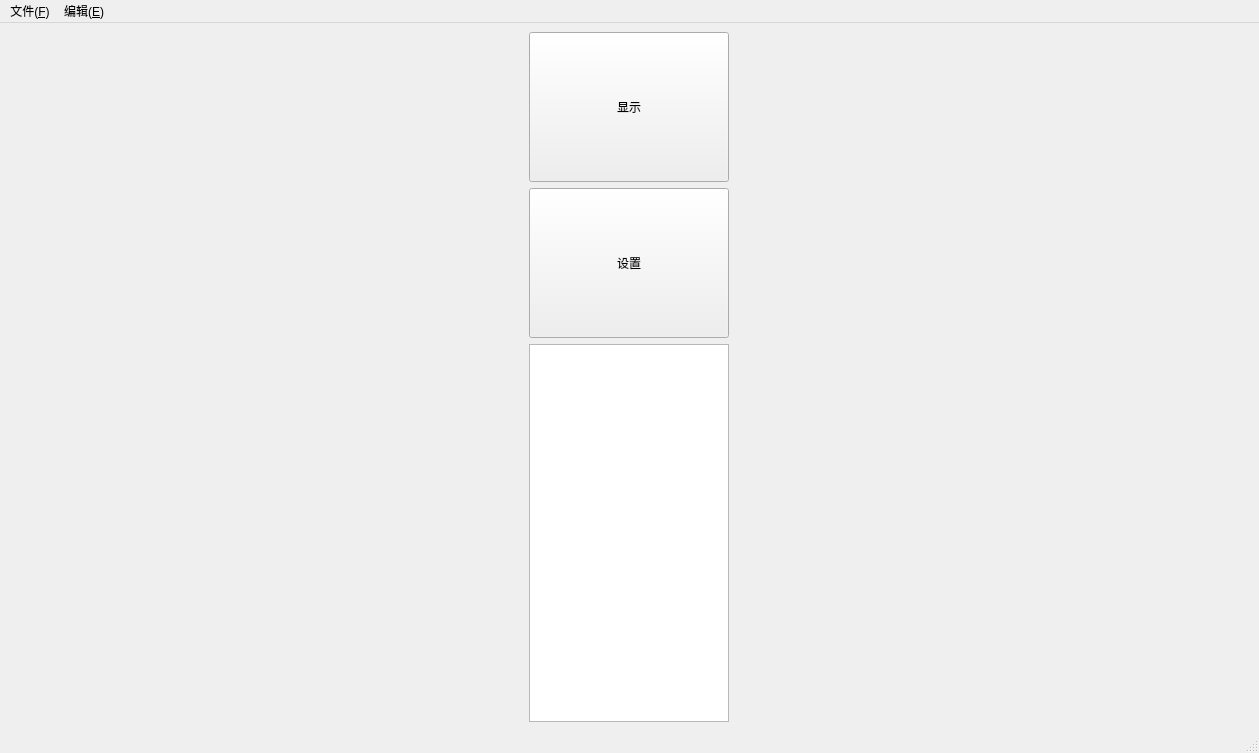
<?xml version="1.0" encoding="UTF-8"?>
<ui version="4.0">
 <class>MainWindow</class>
 <widget class="QMainWindow" name="MainWindow">
  <property name="geometry">
   <rect>
    <x>0</x>
    <y>0</y>
    <width>1259</width>
    <height>753</height>
   </rect>
  </property>
  <property name="windowTitle">
   <string>CUBERAYS环境监测 v1.0</string>
  </property>
  <widget class="QWidget" name="centralwidget">
   <property name="minimumSize">
    <size>
     <width>1173</width>
     <height>691</height>
    </size>
   </property>
   <layout class="QHBoxLayout" name="horizontalLayout">
    <item>
     <layout class="QVBoxLayout" name="verticalLayout">
      <item>
       <widget class="QPushButton" name="ShowDataButton">
        <property name="enabled">
         <bool>true</bool>
        </property>
        <property name="minimumSize">
         <size>
          <width>150</width>
          <height>150</height>
         </size>
        </property>
        <property name="maximumSize">
         <size>
          <width>200</width>
          <height>150</height>
         </size>
        </property>
        <property name="text">
         <string>显示</string>
        </property>
       </widget>
      </item>
      <item>
       <widget class="QPushButton" name="SettingButton">
        <property name="minimumSize">
         <size>
          <width>200</width>
          <height>150</height>
         </size>
        </property>
        <property name="maximumSize">
         <size>
          <width>200</width>
          <height>150</height>
         </size>
        </property>
        <property name="text">
         <string>设置</string>
        </property>
       </widget>
      </item>
      <item>
       <widget class="QTextBrowser" name="textBrowser">
        <property name="maximumSize">
         <size>
          <width>200</width>
          <height>16777215</height>
         </size>
        </property>
       </widget>
      </item>
     </layout>
    </item>
    <item>
     <layout class="QGridLayout" name="MaingridLayout"/>
    </item>
   </layout>
  </widget>
  <widget class="QMenuBar" name="menubar">
   <property name="geometry">
    <rect>
     <x>0</x>
     <y>0</y>
     <width>1259</width>
     <height>23</height>
    </rect>
   </property>
   <widget class="QMenu" name="menu">
    <property name="title">
     <string>文件(&amp;F)</string>
    </property>
    <addaction name="fileOpenAction"/>
    <addaction name="fileNewAction"/>
    <addaction name="fileCloseAction"/>
   </widget>
   <widget class="QMenu" name="menu_E">
    <property name="title">
     <string>编辑(&amp;E)</string>
    </property>
   </widget>
   <addaction name="menu"/>
   <addaction name="menu_E"/>
  </widget>
  <widget class="QStatusBar" name="statusbar"/>
  <action name="fileOpenAction">
   <property name="text">
    <string>打开</string>
   </property>
   <property name="shortcut">
    <string>Alt+O</string>
   </property>
  </action>
  <action name="fileNewAction">
   <property name="text">
    <string>新建</string>
   </property>
   <property name="shortcut">
    <string>Alt+N</string>
   </property>
  </action>
  <action name="fileCloseAction">
   <property name="text">
    <string>关闭</string>
   </property>
   <property name="shortcut">
    <string>Alt+C</string>
   </property>
  </action>
  <action name="addWinAction">
   <property name="text">
    <string>添加窗体</string>
   </property>
  </action>
 </widget>
 <resources/>
 <connections/>
</ui>
